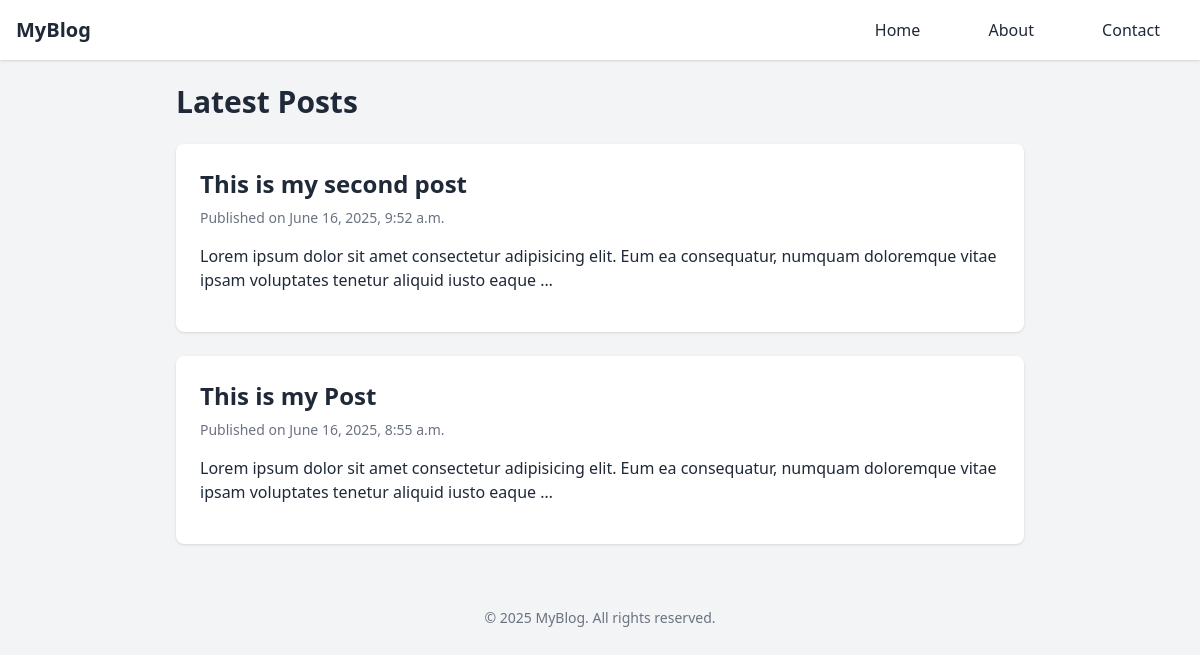
The page / on the database its author committed.
### blog/models.py (models this page shows)
class Post(models.Model):
    title = models.CharField(max_length=100)
    body = models.CharField(max_length=1000000)
    create_at = models.DateTimeField(default=datetime.now, blank=True)

### blog/views.py (the view)
# urls.py: path('', views.index, name='index'),
def index(request):
    posts = Post.objects.all()
    return render(request, 'index.html', {'posts': posts})

### templates/index.html
{% extends "base.html" %}
{% block body %}
<div class="max-w-4xl mx-auto p-6">
  <h1 class="text-3xl font-bold mb-6">Latest Posts</h1>
  {% for post in posts reversed %}
  <a href="{% url 'post' post.id %}" class="block group">
    <div class="bg-white p-6 rounded-lg shadow mb-6 transition duration-300 group-hover:bg-gray-800">
      <h2 class="text-2xl font-semibold mb-2 transition duration-300 group-hover:text-white">
        {{ post.title }}
      </h2>
      <p class="text-gray-500 text-sm mb-4 transition duration-300 group-hover:text-gray-300">
        Published on {{ post.create_at }}
      </p>
      <p class="mb-4 transition duration-300 group-hover:text-gray-200">
        {{ post.body|truncatewords:20 }}
      </p>
    </div>
  </a>
  {% endfor %}
</div>
{% endblock body %}

### templates/base.html (shortened to what this page needs)
<!DOCTYPE html>
<html lang="en">
<head>
  <script src="https://cdn.tailwindcss.com"></script>
</head>
<body class="bg-gray-100 text-gray-800">
    <nav class="bg-white shadow p-4 flex justify-between items-center">
  <a href="/" class="text-xl font-bold">MyBlog</a>
  <div class="space-x-4">
    <a href="/" class="hover:bg-gray-800 hover:text-white py-3 px-6 rounded-lg transition duration-300">Home</a>
    <a href="/about" class="hover:bg-gray-800 hover:text-white py-3 px-6 rounded-lg transition duration-300">About</a>
    <a href="/contact" class="hover:bg-gray-800 hover:text-white py-3 px-6 rounded-lg transition duration-300">Contact</a>
  </div>
</nav>
  {% block body %}{% endblock body %}
  <footer class="text-center p-4 text-sm text-gray-500">
    &copy; 2025 MyBlog. All rights reserved.
  </footer>
</body>
</html>

### rows shown on the page
Post: title "This is my second post", create_at "June 16, 2025, 9:52 a.m.", body "Lorem ipsum dolor sit amet consectetur adipisicing elit. Eum ea consequatur, numquam doloremque vitae ipsam voluptates tenetur aliquid iusto eaque …"
Post: title "This is my Post", create_at "June 16, 2025, 8:55 a.m.", body "Lorem ipsum dolor sit amet consectetur adipisicing elit. Eum ea consequatur, numquam doloremque vitae ipsam voluptates tenetur aliquid iusto eaque …"
